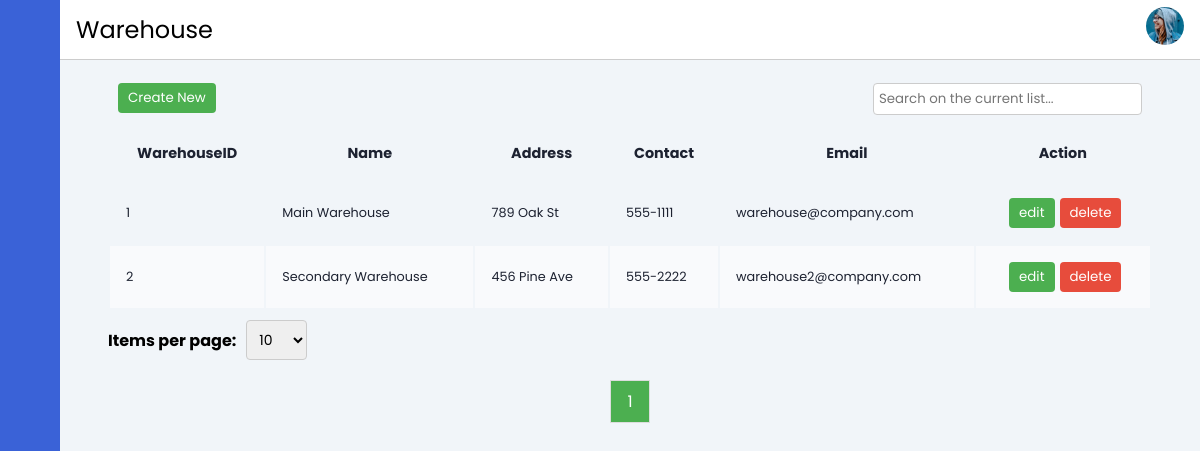
The app's page /layout/warehouse.php, older data.
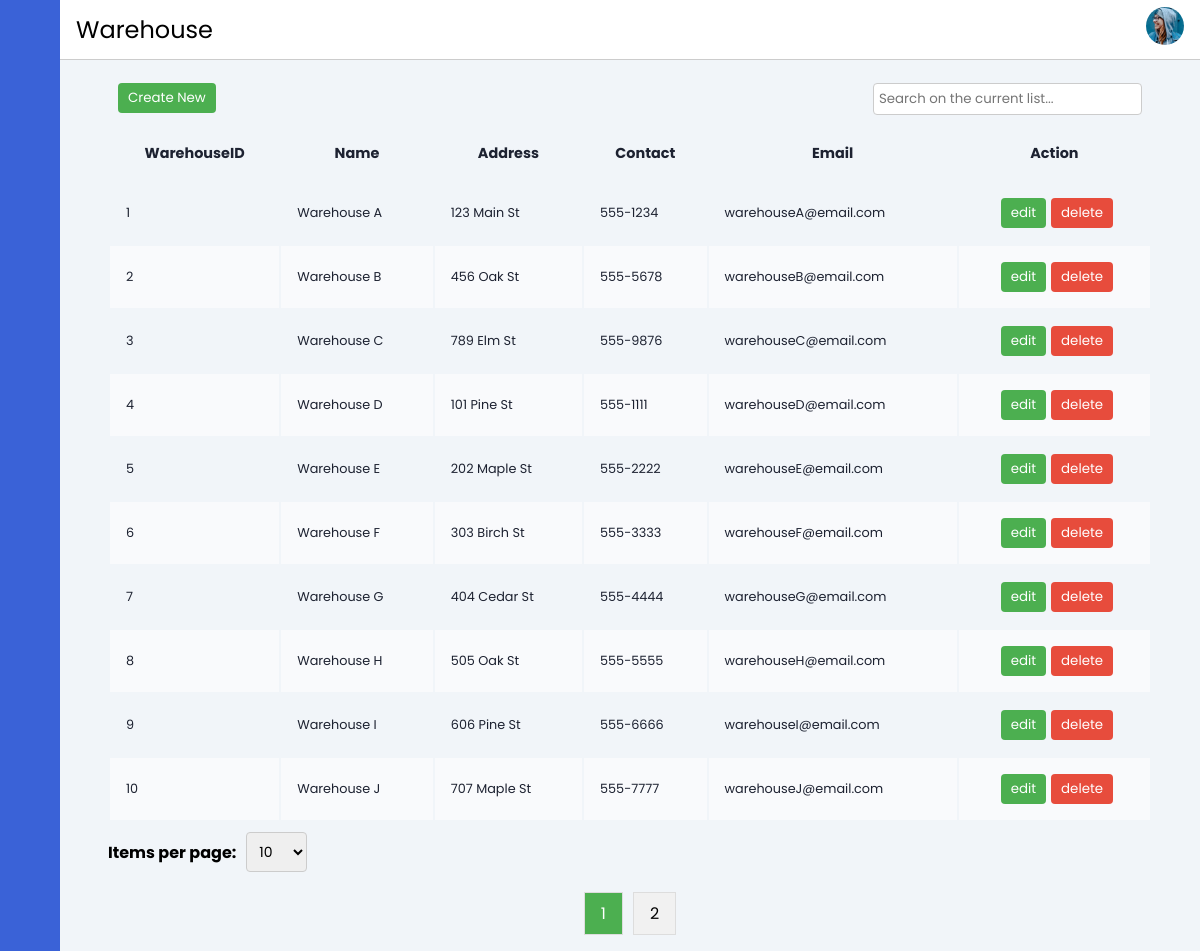
The same page, newer data.
### tables this page shows
CREATE TABLE IF NOT EXISTS Warehouse (
    WarehouseID INT AUTO_INCREMENT PRIMARY KEY,
    Name VARCHAR(255) NOT NULL,
    Address VARCHAR(255),
    Contact VARCHAR(20),
    Email VARCHAR(255)
);

### layout/warehouse.php (the view, shortened to what this page needs)
<?php
include '../contain/header.php';
include("../database/database-connect.php");
$itemsPerPage = isset($_GET['itemsPerPage']) ? (int) $_GET['itemsPerPage'] : 10;
$sqlTotalWarehouses = "SELECT COUNT(*) FROM Warehouse";
$resultTotalWarehouses = $conn->query($sqlTotalWarehouses);
if ($resultTotalWarehouses) {
    $totalWarehouses = $resultTotalWarehouses->fetch_row()[0];
    $totalPages = $totalWarehouses > 0 ? ceil($totalWarehouses / $itemsPerPage) : 1;
} else {
    echo "Error fetching total warehouses: " . $conn->error;
    exit();
}
$current_page = isset($_GET['page']) ? $_GET['page'] : 1;
$current_page = max(1, min($totalPages, $current_page));
$offset = ($current_page - 1) * $itemsPerPage;
$sqlSubsetWarehouses = "SELECT * FROM Warehouse LIMIT $itemsPerPage OFFSET $offset";
$resultSubsetWarehouses = $conn->query($sqlSubsetWarehouses);
if ($resultSubsetWarehouses) {
    $subsetWarehouses = $resultSubsetWarehouses->fetch_all();
} else {
    echo "Error fetching subset of warehouses: " . $conn->error;
    exit();
}
?>
<div class="main-content">
    <?php
    $pathtitle = "Warehouse";
    include '../contain/horizontal-bar.php';
    ?>
    <main>
        <div class="button-and-search">
            <form method="POST">
                <button name="Cnew">Create New</button>
            </form>
            <input type="text" id="searchInput" placeholder="Search on the current list..." onkeyup="searchTable()">
        </div>
        <div class="table-responsive">
            <table id="myTable" class="table-container" style="width:100%">
                <thead>
                    <tr>
                        <th>WarehouseID</th>
                        <th>Name</th>
                        <th>Address</th>
                        <th>Contact</th>
                        <th>Email</th>
                        <th>Action</th>
                    </tr>
                </thead>
                <tbody id="tableBody">
                    <?php if (empty($subsetWarehouses)): ?>
                        <tr>
                            <td colspan="6">No data available</td>
                        </tr>
                    <?php else: ?>
                        <?php foreach ($subsetWarehouses as $warehouse): ?>
                            <tr>
                                <td>
                                    <?= $warehouse[0] ?>
                                </td>
                                <td>
                                    <?= $warehouse[1] ?>
                                </td>
                                <td>
                                    <?= $warehouse[2] ?>
                                </td>
                                <td>
                                    <?= $warehouse[3] ?>
                                </td>
                                <td>
                                    <?= $warehouse[4] ?>
                                </td>
                                <td>
                                    <form method="GET" action="warehouse-edit.php">
                                        <button class="edit" type="submit">edit</button>
                                    </form>
                                    <form method="POST">
                                        <button class="delete" name="deleteWarehouse" type="submit"
                                            onclick="return confirm('Are you sure you want to delete this warehouse?')">delete
                                        </button>
                                    </form>
                                </td>
                            </tr>
                        <?php endforeach; ?>
                    <?php endif; ?>
                </tbody>
            </table>
        </div>
        <form method="GET" class="pagination-form">
            <label for="itemsPerPage">Items per page:</label>
            <select id="itemsPerPage" name="itemsPerPage" onchange="this.form.submit()">
                <option value="10" <?= $itemsPerPage == 10 ? 'selected' : '' ?>>10</option>
            </select>
        </form>
        <div id="pagination" class="pagination">
            <?php for ($page = 1; $page <= $totalPages; $page++): ?>
                <a href="?page=<?= $page ?>" <?= $page == $current_page ? 'class="active"' : '' ?>>
                    <?= $page ?>
                </a>
            <?php endfor; ?>
        </div>
    </main>
</div>
</body>
</html>

### contain/header.php (shortened to what this page needs)
<!DOCTYPE html>
<html lang="en">
<head>
    <link rel="stylesheet" href="https://cdn.jsdelivr.net/gh/lykmapipo/themify-icons@0.1.2/css/themify-icons.css">
    <link rel="stylesheet" href="../css/style.css">
    <link rel="stylesheet" href="../css/header.css">
</head>
<body>
    <div class="sidebar">
        <div class="sidebar-header">
        </div>
        <div class="sidebar-menu">
            <ul>
            </ul>
        </div>
    </div>

### database/database-connect.php
<?php
$servername = "localhost";
$username = "root";
$password = "";
$database = "easywire";
$conn = new mysqli($servername, $username, $password, $database);
if ($conn->connect_error) {
    die("Connection failed: " . $conn->connect_error);
} else {
    echo "Connected successfully!";
}
?>

### contain/horizontal-bar.php (shortened to what this page needs)
<header>
    <div class="directory-tag">
        <p>
            <?php echo $pathtitle; ?>
        </p>
    </div>
    <div class="social-icons">
        <div class="social-icon">
            <img src="../img/1.jpg" alt="Social Icon" id="social-icon">
        </div>
    </div>
</header>

### css/style.css (style rules this page uses)
main { margin-top: 4vh; min-height: 90vh; padding: 1rem 3rem; }
th, td { font-size: .9rem; padding: 1rem 1rem; color: var(--color-dark); }
td { font-size: .8rem; }
tbody tr:nth-child(even) { background: #f9fafc; }
.table-responsive { overflow-x: auto; }
.button-and-search { display: flex; justify-content: space-between; padding: 10px; }
.button-and-search button, .add-entry-btn, .table-container td:last-child button { padding: 5px 10px; background-color: #4CAF50; color: white; border: none; border-radius: 4px; cursor: pointer; }
.button-and-search input { padding: 5px; border: 1px solid #ccc; border-radius: 4px; }
.table-container td:last-child { display: flex; justify-content: center; align-items: center; }
.table-container td:last-child button { padding: 5px 10px; margin-left: 5px; background-color: #4CAF50; color: white; border: none; border-radius: 4px; cursor: pointer; }
.table-container td:last-child button.delete { background-color: #e74c3c; }
.pagination-form { padding-top: 10px; display: flex; align-items: center; }
.pagination-form label { margin-right: 10px; font-weight: bold; }
.pagination-form select { padding: 8px; font-size: 14px; border: 1px solid #ccc; border-radius: 4px; cursor: pointer; }
.pagination { display: flex; justify-content: center; margin-top: 20px; }
.pagination a { color: black; padding: 8px 16px; text-decoration: none; transition: background-color .3s; margin: 0 5px; border: 1px solid #ddd; background-color: #f1f1f1; }
.pagination a.active { background-color: #4CAF50; color: white; }

### css/header.css (style rules this page uses)
:root { --main-color: #3A62D7; --color-dark: #1D2231; --text-grey: #8390A2; }
* { font-family: 'Poppins', sans-serif; margin: 0; padding: 0; text-decoration: none; list-style-type: none; box-sizing: border-box; }
body { background: #f1f5f9; }
.sidebar { height: 100%; width: 240px; position: fixed; left: 0; top: 0; z-index: 100; background: var(--main-color); color: #fff; overflow-y: auto; transition: width 500ms; }
.sidebar-header { display: flex; justify-content: space-between; align-items: center; height: 60px; padding: 0rem 1rem; }
.sidebar-menu { padding: 1rem; }
.main-content { position: relative; margin-left: 240px; transition: margin-left 500ms; }
header { position: fixed; left: 240px; top: 0; z-index: 100; width: calc(100% - 240px); background: #fff; height: 60px; padding: 0rem 1rem; display: flex; align-items: center; justify-content: space-between; border-bottom: 1px solid #ccc; transition: left 500ms; }
.directory-tag { display: flex; align-items: center; }
.directory-tag p, .social-icons span { font-size: 1.5rem; }
.social-icons { position: relative; }
.social-icons .social-icon { position: relative; display: inline-block; }
.social-icons img { height: 38px; width: 38px; border-radius: 50%; transition: transform 0.3s ease; }
@media only screen and (max-width: 1200px) { .sidebar { width: 60px; z-index: 150; } }
@media only screen and (max-width: 1200px) { .sidebar .sidebar-header, .sidebar li { display: flex; justify-content: center; } }
@media only screen and (max-width: 1200px) { .main-content { margin-left: 60px; } }
@media only screen and (max-width: 1200px) { .main-content header { left: 60px; width: calc(100% - 60px); } }

Row changes from the older to the newer data that the page shows:
changed warehouse id 1: Name "Main Warehouse" → "Warehouse A"; Address "789 Oak St" → "123 Main St"; Contact "555-1111" → "555-1234"; Email "warehouse@company.com" → "warehouseA@email.com"
changed warehouse id 2: Name "Secondary Warehouse" → "Warehouse B"; Address "456 Pine Ave" → "456 Oak St"; Contact "555-2222" → "555-5678"; Email "warehouse2@company.com" → "warehouseB@email.com"
added warehouse: WarehouseID "3", Name "Warehouse C", Address "789 Elm St", Contact "555-9876", Email "warehouseC@email.com"
added warehouse: WarehouseID "4", Name "Warehouse D", Address "101 Pine St", Contact "555-1111", Email "warehouseD@email.com"
added warehouse: WarehouseID "5", Name "Warehouse E", Address "202 Maple St", Contact "555-2222", Email "warehouseE@email.com"
added warehouse: WarehouseID "6", Name "Warehouse F", Address "303 Birch St", Contact "555-3333", Email "warehouseF@email.com"
added warehouse: WarehouseID "7", Name "Warehouse G", Address "404 Cedar St", Contact "555-4444", Email "warehouseG@email.com"
added warehouse: WarehouseID "8", Name "Warehouse H", Address "505 Oak St", Contact "555-5555", Email "warehouseH@email.com"
added warehouse: WarehouseID "9", Name "Warehouse I", Address "606 Pine St", Contact "555-6666", Email "warehouseI@email.com"
added warehouse: WarehouseID "10", Name "Warehouse J", Address "707 Maple St", Contact "555-7777", Email "warehouseJ@email.com"
Text that changed along with them:
new list line: "2"
